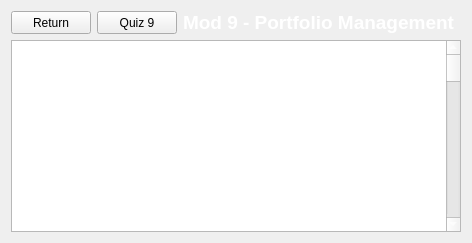
             <widget class="QWidget" name="mod9content">
              <layout class="QGridLayout" name="gridLayout_20">
               <item row="2" column="0" colspan="4">
                <widget class="QPlainTextEdit" name="mod9text">
                 <property name="styleSheet">
                  <string notr="true">color: white;</string>
                 </property>
                 <property name="readOnly">
                  <bool>true</bool>
                 </property>
                 <property name="plainText">
                  <string>Module 9: Portfolio Management and Advanced Investment Strategies

1 - Portfolio Construction
Understanding how to construct a well-balanced portfolio is fundamental to achieving investment goals while managing risk.

1.1 - Balancing Risk and Return
Investors must find the optimal balance between risk and expected return to meet their financial objectives.

Risk Tolerance -&gt; Assessing how much volatility an investor is willing to accept in their portfolio.
Return Objectives -&gt; Defining the desired level of income or growth from investments.

1.2 - Asset Allocation
Diversifying investments across different asset classes to spread risk.

Equities -&gt; Stocks offering potential for high returns but with higher risk.
Bonds -&gt; Fixed-income securities providing regular interest payments with lower risk.
Cash and Cash Equivalents -&gt; Highly liquid assets like money market funds offering stability.

2 - Modern Portfolio Theory (MPT)
Modern Portfolio Theory provides a framework for constructing portfolios that maximize expected return for a given level of risk.

2.1 - Diversification to Maximize Returns
By combining assets with varying correlations, investors can reduce overall portfolio risk.

Efficient Frontier -&gt; A curve representing portfolios that offer the highest expected return for a defined level of risk.
Capital Asset Pricing Model (CAPM) -&gt; Used to determine the expected return of an asset based on its systemic risk.

2.2 - Optimizing Asset Allocation
Using mathematical models to select the mix of assets that will lie on the efficient frontier.

Risk-Adjusted Returns -&gt; Evaluating investments based on returns relative to the risk taken.
Portfolio Optimization Tools -&gt; Software and algorithms that aid in constructing efficient portfolios.

3 - Value vs. Growth Investing
Choosing between value and growth investing strategies depends on investor preferences and market conditions.

3.1 - Value Investing
Focuses on finding undervalued stocks that are trading below their intrinsic value.

Characteristics:
Low P/E Ratios -&gt; Stocks priced low relative to earnings.
High Dividend Yields -&gt; Companies returning profits to shareholders.

Advantages:
Margin of Safety -&gt; Reduced risk due to purchasing at discounted prices.
Potential for Appreciation -&gt; Stocks may rise as the market recognizes their true value.

Considerations:
Patience Required -&gt; May take time for undervalued stocks to reach their potential.
Risk of Value Traps -&gt; Stocks may be undervalued for valid reasons.

3.2 - Growth Investing
Targets companies with strong potential for future growth in earnings, revenues, or cash flow.

Characteristics:
High P/E Ratios -&gt; Reflecting high expectations for future growth.
Reinvestment of Earnings -&gt; Companies often reinvest profits back into the business.

Advantages:
Capital Appreciation -&gt; Potential for significant gains if the company grows as expected.

Considerations:
Higher Risk -&gt; Growth may not materialize, leading to price declines.
Market Sensitivity -&gt; Growth stocks can be more volatile.

4 - Active vs. Passive Investing
Deciding between active and passive investing strategies involves weighing potential returns against costs and effort.

4.1 - Active Investing
Involves hands-on management, with investors or fund managers making specific investments to outperform the market.

Strategies:
Stock Picking -&gt; Selecting individual stocks believed to outperform.
Market Timing -&gt; Attempting to buy low and sell high based on market predictions.

Pros:
Potential to Outperform -&gt; Opportunity to achieve returns above market averages.

Cons:
Higher Costs -&gt; Increased fees due to frequent trading and management expenses.
Time-Intensive -&gt; Requires continuous research and monitoring.

4.2 - Passive Investing
Focuses on replicating market indexes to match market performance.

Strategies:
Index Funds -&gt; Investing in funds that track a specific index like the S&amp;P 500.
Exchange-Traded Funds (ETFs) -&gt; Traded like stocks but designed to follow an index.

Pros:
Lower Costs -&gt; Reduced fees due to minimal trading and management.
Simplicity -&gt; Easier to manage with less need for active decision-making.

Cons:
Limited Flexibility -&gt; Cannot adjust holdings based on market conditions.
Market Returns Only -&gt; No potential to outperform the market.

5 - Rebalancing
Regularly adjusting the portfolio to maintain the desired asset allocation is key to managing risk and ensuring alignment with investment goals.

5.1 - Adjusting Asset Allocation
Rebalancing brings the portfolio back to its original or updated target allocation.

Methods:
Time-Based Rebalancing -&gt; Rebalancing at set intervals, such as quarterly or annually.
Threshold-Based Rebalancing -&gt; Rebalancing when asset allocations deviate by a predetermined percentage.

5.2 - Benefits of Rebalancing
Risk Management -&gt; Prevents the portfolio from becoming too heavily weighted in one asset class.
Discipline -&gt; Encourages selling high and buying low.

5.3 - Considerations
Transaction Costs -&gt; Frequent rebalancing may incur fees and taxes.
Market Conditions -&gt; Must consider current market trends and potential impacts.

6 - Case Study: Constructing and Managing a Diversified Investment Portfolio
Scenario -&gt; An investor aged 40 wants to build a portfolio for retirement in 25 years, aiming for moderate growth with acceptable risk.

6.1 - Assessing Investor Profile
Risk Tolerance -&gt; Moderate, willing to accept some volatility for higher returns.
Investment Horizon -&gt; Long-term, allowing for growth over 25 years.
Financial Goals -&gt; Accumulate sufficient funds for a comfortable retirement.

6.2 - Portfolio Construction
Asset Allocation:
Equities -&gt; 60% allocated to stocks for growth potential.
Bonds -&gt; 30% in bonds for income and stability.
Cash and Equivalents -&gt; 10% for liquidity and emergency funds.

Diversification:
Domestic and International Stocks -&gt; Spreading equity investments globally.
Sector Diversification -&gt; Investing across various industries like technology, healthcare, and consumer goods.
Bond Types -&gt; Including government and corporate bonds with different maturities.

6.3 - Implementing Investment Strategies
Combining Active and Passive Approaches:
Active Funds -&gt; Selecting actively managed funds for sectors where the investor believes outperformance is possible.
Passive Funds -&gt; Using index funds or ETFs to ensure broad market exposure at a low cost.

6.4 - Regular Rebalancing
Time-Based Rebalancing -&gt; Reviewing and adjusting the portfolio annually.
Threshold-Based Rebalancing -&gt; Rebalancing if any asset class moves more than 5% from its target allocation.

6.5 - Monitoring and Adjusting
Performance Review -&gt; Evaluating returns against benchmarks and goals.
Adjusting Strategies -&gt; Making changes based on life events, market conditions, or shifts in risk tolerance.

7 - Conclusion
Effective portfolio management involves strategic asset allocation, regular rebalancing, and selecting appropriate investment strategies aligned with individual goals and risk tolerance. By understanding and applying advanced investment concepts such as Modern Portfolio Theory, value versus growth investing, and active versus passive management, investors can construct portfolios designed to optimize returns while managing risk. Regular monitoring and adjustments ensure the portfolio remains aligned with changing objectives and market dynamics.</string>
                 </property>
                </widget>
               </item>
               <item row="0" column="0">
                <widget class="QPushButton" name="RETURNBTN_9">
                 <property name="maximumSize">
                  <size>
                   <width>86</width>
                   <height>29</height>
                  </size>
                 </property>
                 <property name="text">
                  <string>Return</string>
                 </property>
                </widget>
               </item>
               <item row="0" column="1">
                <widget class="QPushButton" name="quizButton9">
                 <property name="maximumSize">
                  <size>
                   <width>86</width>
                   <height>29</height>
                  </size>
                 </property>
                 <property name="text">
                  <string>Quiz 9</string>
                 </property>
                </widget>
               </item>
               <item row="0" column="2">
                <widget class="QLabel" name="mod9header">
                 <property name="font">
                  <font>
                   <pointsize>14</pointsize>
                   <bold>true</bold>
                  </font>
                 </property>
                 <property name="styleSheet">
                  <string notr="true">color: white;</string>
                 </property>
                 <property name="text">
                  <string>Mod 9 - Portfolio Management</string>
                 </property>
                </widget>
               </item>
              </layout>
             </widget>
